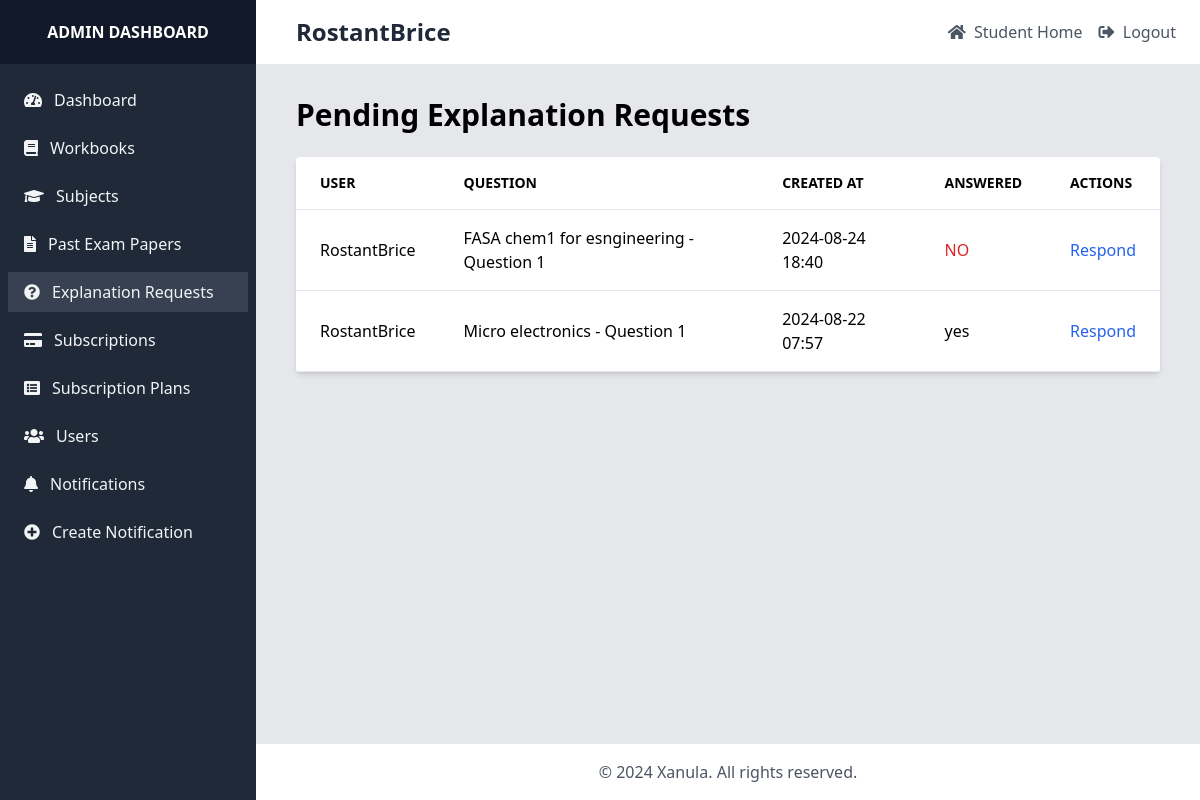
Page /staff/explanation-requests/ (signed in) on the committed database.
### accounts/models.py (models this page shows, shortened)
class User(AbstractUser):
    is_student = models.BooleanField(default=True)
    is_admin = models.BooleanField(default=False)

### core/models.py (models this page shows, shortened)
class ExplanationRequest(models.Model):
    STATUS_CHOICES = (
        ('pending', 'Pending'),
        ('answered', 'Answered'),
    )
    user = models.ForeignKey(User, on_delete=models.CASCADE)
    question = models.ForeignKey(PastExamQuestion, on_delete=models.CASCADE)
    request_text = models.TextField()
    admin_response = models.TextField(blank=True, null=True)
    created_at = models.DateTimeField(auto_now_add=True)
    responded_at = models.DateTimeField(null=True, blank=True)
    status = models.CharField(max_length=10, choices=STATUS_CHOICES, default='pending')

class PastExamQuestion(models.Model):
    exam_paper = models.ForeignKey(PastExamPaper, on_delete=models.CASCADE)
    question_number = models.PositiveIntegerField()
    video_solution_url = models.URLField(help_text="YouTube video URL for the solution", blank=True)
    written_solution = models.FileField(upload_to='past_exam_solutions/pdfs/')
    class Meta:
        unique_together = ['exam_paper', 'question_number']
    def __str__(self):
        return f"{self.exam_paper.name} - Question {self.question_number}"

class PastExamPaper(models.Model):
    name = models.CharField(max_length=200)
    subject = models.ForeignKey(Subject, on_delete=models.CASCADE)
    year = models.PositiveIntegerField()
    pdf_file = models.FileField(upload_to='past_exam_papers/')
    is_paid = models.BooleanField(default=False)
    image = models.ImageField(upload_to='past_exam_paper_images/', default='default_exam_paper.jpg')
    archived_by = GenericRelation(ArchivedItem)

### admin_dashboard/views.py (the view)
# urls.py: path('explanation-requests/', views.ExplanationRequestListView.as_view(), name='explanation_request_list'),
class ExplanationRequestListView(StaffRequiredMixin, ListView):
    model = ExplanationRequest
    template_name = 'admin_dashboard/explanation_request_list.html'
    context_object_name = 'explanation_requests'
    paginate_by = 20
    def get_queryset(self):
        return ExplanationRequest.objects.all().order_by('-created_at')

### admin_dashboard/views.py (called while the page is built)
    def test_func(self):
        return self.request.user.is_staff

### core/context_processors.py (called while the page is built, shortened)
def notification_count(request):
    if request.user.is_authenticated:
        count = ExplanationRequest.objects.filter(user=request.user, status='pending').count()
        return {'notification_count': count}
    return {'notification_count': 0}

def general_notification_count(request):
    return {'unread_notifications_count': 0}

### templates/admin_dashboard/explanation_request_list.html (shortened to what this page needs)
{% extends 'admin_dashboard/base.html' %}
{% block content %}
<div class="container mx-auto px-4">
    <h1 class="text-3xl font-bold mb-6">Pending Explanation Requests</h1>
    <div class="bg-white shadow-md rounded my-6">
        <table class="text-left w-full border-collapse">
            <thead>
                <tr>
                    <th class="py-4 px-6 bg-grey-lightest font-bold uppercase text-sm text-grey-dark border-b border-grey-light">User</th>
                    <th class="py-4 px-6 bg-grey-lightest font-bold uppercase text-sm text-grey-dark border-b border-grey-light">Question</th>
                    <th class="py-4 px-6 bg-grey-lightest font-bold uppercase text-sm text-grey-dark border-b border-grey-light">Created At</th>
                    <th class="py-4 px-6 bg-grey-lightest font-bold uppercase text-sm text-grey-dark border-b border-grey-light">Answered</th>
                    <th class="py-4 px-6 bg-grey-lightest font-bold uppercase text-sm text-grey-dark border-b border-grey-light">Actions</th>
                </tr>
            </thead>
            <tbody>
                {% for request in explanation_requests %}
                <tr class="hover:bg-grey-lighter">
                    <td class="py-4 px-6 border-b border-grey-light">{{ request.user.username }}</td>
                    <td class="py-4 px-6 border-b border-grey-light">{{ request.question }}</td>
                    <td class="py-4 px-6 border-b border-grey-light">{{ request.created_at|date:"Y-m-d H:i" }}</td>
                    {% if request.responded_at %}
                    <td class="py-4 px-6 border-b border-grey-light">yes</td>
                    {% else %}
                    <td class="py-4 px-6 border-b border-grey-light text-red-600">NO</td>
                    {% endif %}
                    <td class="py-4 px-6 border-b border-grey-light">
                        <a href="{% url 'admin_dashboard:explanation_request_respond' request.id %}" class="text-blue-600 hover:text-blue-900">Respond</a>
                    </td>
                </tr>
                {% empty %}
                <tr>
                    <td colspan="4" class="py-4 px-6 border-b border-grey-light text-center">No pending explanation requests.</td>
                </tr>
                {% endfor %}
            </tbody>
        </table>
    </div>
</div>
{% endblock %}

### templates/admin_dashboard/base.html (shortened to what this page needs)
<!DOCTYPE html>
<html lang="en">
<head>
    <script src="https://cdn.tailwindcss.com"></script>
    <link rel="stylesheet" href="https://cdnjs.cloudflare.com/ajax/libs/font-awesome/5.15.3/css/all.min.css">
</head>
<body class="bg-gray-100" x-data="{ sidebarOpen: false }">
    <div class="flex h-screen bg-gray-100">
        <div :class="{'hidden': !sidebarOpen, 'block': sidebarOpen}" class="fixed inset-y-0 left-0 z-30 w-64 overflow-y-auto transition duration-300 transform bg-gray-800 lg:translate-x-0 lg:static lg:inset-0 md:flex md:flex-col">
            <div class="flex items-center justify-center h-16 bg-gray-900">
                <span class="text-white font-bold uppercase">Admin Dashboard</span>
            </div>
            <div class="flex flex-col flex-1 overflow-y-auto">
                <nav class="flex-1 px-2 py-4 bg-gray-800">
                    <a href="{% url 'admin_dashboard:dashboard' %}" class="flex items-center px-4 py-2 text-gray-100 hover:bg-gray-700 {% if request.resolver_match.url_name == 'dashboard' %}bg-gray-700{% endif %}">
                        <i class="fas fa-tachometer-alt mr-3"></i>
                        Dashboard
                    </a>
                    <a href="{% url 'admin_dashboard:workbook_list' %}" class="flex items-center px-4 py-2 mt-2 text-gray-100 hover:bg-gray-700 {% if 'workbook' in request.resolver_match.url_name %}bg-gray-700{% endif %}">
                        <i class="fas fa-book mr-3"></i>
                        Workbooks
                    </a>
                    <a href="{% url 'admin_dashboard:subject_list' %}" class="flex items-center px-4 py-2 mt-2 text-gray-100 hover:bg-gray-700 {% if 'subject' in request.resolver_match.url_name %}bg-gray-700{% endif %}">
                        <i class="fas fa-graduation-cap mr-3"></i>
                        Subjects
                    </a>
                    <a href="{% url 'admin_dashboard:past_exam_paper_list' %}" class="flex items-center px-4 py-2 mt-2 text-gray-100 hover:bg-gray-700 {% if 'past_exam_paper' in request.resolver_match.url_name %}bg-gray-700{% endif %}">
                        <i class="fas fa-file-alt mr-3"></i>
                        Past Exam Papers
                    </a>
                    <a href="{% url 'admin_dashboard:explanation_request_list' %}" class="flex items-center px-4 py-2 mt-2 text-gray-100 hover:bg-gray-700 {% if 'explanation_request' in request.resolver_match.url_name %}bg-gray-700{% endif %}">
                        <i class="fas fa-question-circle mr-3"></i>
                        Explanation Requests
                    </a>
                    <a href="{% url 'admin_dashboard:subscription_list' %}" class="flex items-center px-4 py-2 mt-2 text-gray-100 hover:bg-gray-700 {% if 'subscription' in request.resolver_match.url_name %}bg-gray-700{% endif %}">
                        <i class="fas fa-credit-card mr-3"></i>
                        Subscriptions
                    </a>
                    <a href="{% url 'admin_dashboard:subscription_plan_list' %}" class="flex items-center px-4 py-2 mt-2 text-gray-100 hover:bg-gray-700 {% if 'subscription_plan' in request.resolver_match.url_name %}bg-gray-700{% endif %}">
                        <i class="fas fa-list-alt mr-3"></i>
                        Subscription Plans
                    </a>
                    <a href="{% url 'admin_dashboard:user_list' %}" class="flex items-center px-4 py-2 mt-2 text-gray-100 hover:bg-gray-700 {% if 'user' in request.resolver_match.url_name %}bg-gray-700{% endif %}">
                        <i class="fas fa-users mr-3"></i>
                        Users
                    </a>
                    <a href="{% url 'admin_dashboard:notification_list' %}" class="flex items-center px-4 py-2 mt-2 text-gray-100 hover:bg-gray-700 {% if 'notification_list' in request.resolver_match.url_name %}bg-gray-700{% endif %}">
                        <i class="fas fa-bell mr-3"></i>
                        Notifications
                    </a>
                    <a href="{% url 'admin_dashboard:notification_create' %}" class="flex items-center px-4 py-2 mt-2 text-gray-100 hover:bg-gray-700 {% if 'notification_create' in request.resolver_match.url_name %}bg-gray-700{% endif %}">
                        <i class="fas fa-plus-circle mr-3"></i>
                        Create Notification
                    </a>
                </nav>
            </div>
        </div>
        <div class="flex flex-col flex-1 overflow-hidden">
            <header class="flex items-center justify-between px-6 py-4 bg-white border-b">
                <div class="flex items-center">
                    <span class="mx-4 text-2xl font-semibold text-gray-800">{{ request.user.username }}</span>
                </div>
                <div class="flex items-center">
                    <a href="{% url 'core:student_home' %}" class="text-gray-600 hover:text-gray-800 mr-4">
                        <i class="fas fa-home mr-1"></i>
                        Student Home
                    </a>
                    <a href="{% url 'accounts:logout' %}" class="text-gray-600 hover:text-gray-800">
                        <i class="fas fa-sign-out-alt mr-1"></i>
                        Logout
                    </a>
                </div>
            </header>
            <main class="flex-1 overflow-x-hidden overflow-y-auto bg-gray-200">
                <div class="container mx-auto px-6 py-8">
                    {% block content %}{% endblock %}
                </div>
            </main>
            <footer class="bg-white border-t p-4 text-center text-gray-600">
                <p>&copy; {% now "Y" %} Xanula. All rights reserved.</p>
            </footer>
        </div>
    </div>
</body>
</html>

### rows in the picture
User: user.username "RostantBrice"
ExplanationRequest: user.username "RostantBrice", question "FASA chem1 for esngineering - Question 1", created_at "2024-08-24 18:40", shows "NO"
ExplanationRequest: user.username "RostantBrice", question "Micro electronics - Question 1", created_at "2024-08-22 07:57", shows "yes"
